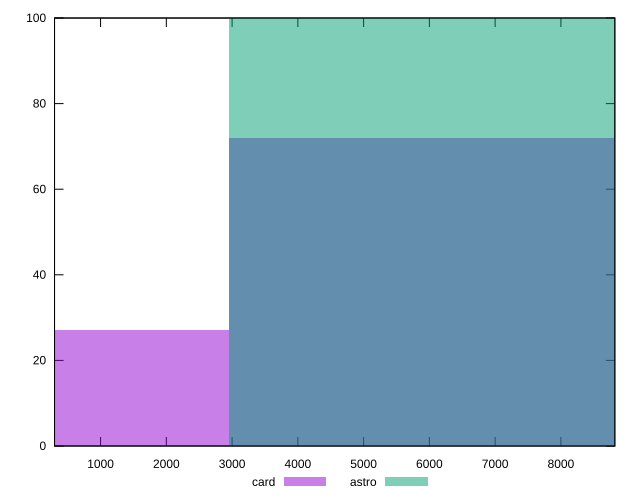

gnuplot code for this plot:
reset

$card <<EOF
0 27
5895.674060894032 72
EOF

$astro <<EOF
5895.674060894032 100
EOF

set key outside below
set boxwidth 5895.674060894032
set xrange [300:8820]
set yrange [0:100]
set trange [0:100]
set style fill transparent solid 0.5 noborder
set terminal svg size 640, 500 enhanced background rgb 'white'
set output "report/report_00029_2021-02-24T13-36-40.390Z/uses-text-compression/comparison/histogram/2_vs_3.svg"

plot $card title "card" with boxes, \
     $astro title "astro" with boxes

reset
